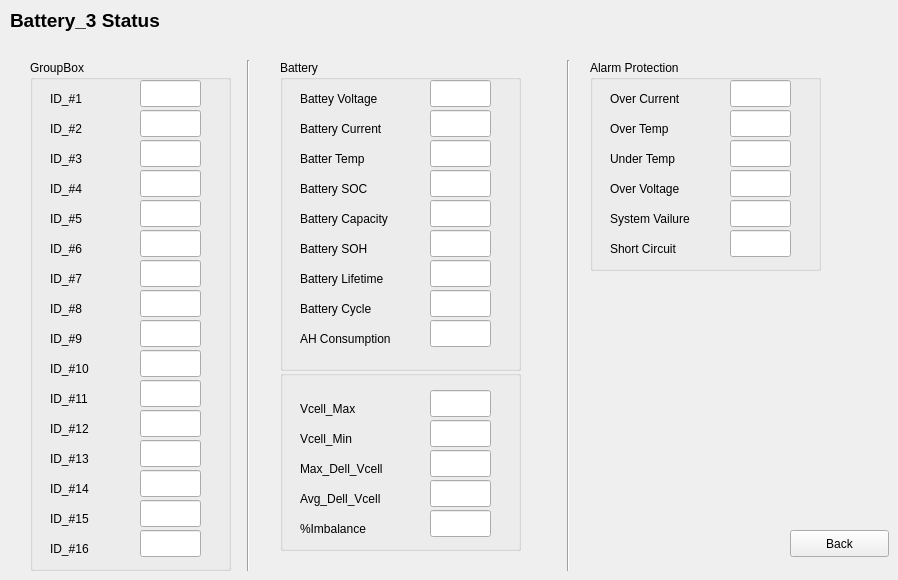
    <widget class="QWidget" name="page_4">
     <widget class="QPushButton" name="pushButton_4">
      <property name="geometry">
       <rect>
        <x>790</x>
        <y>530</y>
        <width>99</width>
        <height>27</height>
       </rect>
      </property>
      <property name="text">
       <string>Back</string>
      </property>
     </widget>
     <widget class="QLabel" name="label_127">
      <property name="geometry">
       <rect>
        <x>10</x>
        <y>10</y>
        <width>161</width>
        <height>21</height>
       </rect>
      </property>
      <property name="font">
       <font>
        <pointsize>14</pointsize>
        <weight>75</weight>
        <bold>true</bold>
       </font>
      </property>
      <property name="text">
       <string>Battery_3 Status</string>
      </property>
     </widget>
     <widget class="Line" name="line_6">
      <property name="geometry">
       <rect>
        <x>560</x>
        <y>60</y>
        <width>16</width>
        <height>511</height>
       </rect>
      </property>
      <property name="orientation">
       <enum>Qt::Vertical</enum>
      </property>
     </widget>
     <widget class="QGroupBox" name="groupBox_18">
      <property name="geometry">
       <rect>
        <x>280</x>
        <y>370</y>
        <width>241</width>
        <height>181</height>
       </rect>
      </property>
      <property name="title">
       <string/>
      </property>
      <widget class="QLabel" name="label_128">
       <property name="geometry">
        <rect>
         <x>20</x>
         <y>30</y>
         <width>121</width>
         <height>17</height>
        </rect>
       </property>
       <property name="text">
        <string>Vcell_Max</string>
       </property>
      </widget>
      <widget class="QLabel" name="label_129">
       <property name="geometry">
        <rect>
         <x>20</x>
         <y>60</y>
         <width>101</width>
         <height>17</height>
        </rect>
       </property>
       <property name="text">
        <string>Vcell_Min</string>
       </property>
      </widget>
      <widget class="QLabel" name="label_130">
       <property name="geometry">
        <rect>
         <x>20</x>
         <y>90</y>
         <width>111</width>
         <height>17</height>
        </rect>
       </property>
       <property name="text">
        <string>Max_Dell_Vcell</string>
       </property>
      </widget>
      <widget class="QLabel" name="label_131">
       <property name="geometry">
        <rect>
         <x>20</x>
         <y>120</y>
         <width>111</width>
         <height>17</height>
        </rect>
       </property>
       <property name="text">
        <string>Avg_Dell_Vcell</string>
       </property>
      </widget>
      <widget class="QLabel" name="label_132">
       <property name="geometry">
        <rect>
         <x>20</x>
         <y>150</y>
         <width>121</width>
         <height>17</height>
        </rect>
       </property>
       <property name="text">
        <string>%Imbalance</string>
       </property>
      </widget>
      <widget class="QLineEdit" name="lineEdit_109">
       <property name="geometry">
        <rect>
         <x>150</x>
         <y>20</y>
         <width>61</width>
         <height>27</height>
        </rect>
       </property>
      </widget>
      <widget class="QLineEdit" name="lineEdit_110">
       <property name="geometry">
        <rect>
         <x>150</x>
         <y>50</y>
         <width>61</width>
         <height>27</height>
        </rect>
       </property>
      </widget>
      <widget class="QLineEdit" name="lineEdit_111">
       <property name="geometry">
        <rect>
         <x>150</x>
         <y>80</y>
         <width>61</width>
         <height>27</height>
        </rect>
       </property>
      </widget>
      <widget class="QLineEdit" name="lineEdit_112">
       <property name="geometry">
        <rect>
         <x>150</x>
         <y>110</y>
         <width>61</width>
         <height>27</height>
        </rect>
       </property>
      </widget>
      <widget class="QLineEdit" name="lineEdit_113">
       <property name="geometry">
        <rect>
         <x>150</x>
         <y>140</y>
         <width>61</width>
         <height>27</height>
        </rect>
       </property>
      </widget>
     </widget>
     <widget class="QGroupBox" name="groupBox_19">
      <property name="geometry">
       <rect>
        <x>30</x>
        <y>60</y>
        <width>201</width>
        <height>511</height>
       </rect>
      </property>
      <property name="title">
       <string>GroupBox</string>
      </property>
      <widget class="QLabel" name="label_133">
       <property name="geometry">
        <rect>
         <x>20</x>
         <y>30</y>
         <width>121</width>
         <height>17</height>
        </rect>
       </property>
       <property name="text">
        <string>ID_#1</string>
       </property>
      </widget>
      <widget class="QLabel" name="label_134">
       <property name="geometry">
        <rect>
         <x>20</x>
         <y>60</y>
         <width>101</width>
         <height>17</height>
        </rect>
       </property>
       <property name="text">
        <string>ID_#2</string>
       </property>
      </widget>
      <widget class="QLabel" name="label_135">
       <property name="geometry">
        <rect>
         <x>20</x>
         <y>90</y>
         <width>111</width>
         <height>17</height>
        </rect>
       </property>
       <property name="text">
        <string>ID_#3</string>
       </property>
      </widget>
      <widget class="QLabel" name="label_136">
       <property name="geometry">
        <rect>
         <x>20</x>
         <y>120</y>
         <width>111</width>
         <height>17</height>
        </rect>
       </property>
       <property name="text">
        <string>ID_#4</string>
       </property>
      </widget>
      <widget class="QLabel" name="label_137">
       <property name="geometry">
        <rect>
         <x>20</x>
         <y>150</y>
         <width>121</width>
         <height>17</height>
        </rect>
       </property>
       <property name="text">
        <string>ID_#5</string>
       </property>
      </widget>
      <widget class="QLineEdit" name="lineEdit_114">
       <property name="geometry">
        <rect>
         <x>110</x>
         <y>20</y>
         <width>61</width>
         <height>27</height>
        </rect>
       </property>
      </widget>
      <widget class="QLineEdit" name="lineEdit_115">
       <property name="geometry">
        <rect>
         <x>110</x>
         <y>50</y>
         <width>61</width>
         <height>27</height>
        </rect>
       </property>
      </widget>
      <widget class="QLineEdit" name="lineEdit_116">
       <property name="geometry">
        <rect>
         <x>110</x>
         <y>80</y>
         <width>61</width>
         <height>27</height>
        </rect>
       </property>
      </widget>
      <widget class="QLineEdit" name="lineEdit_117">
       <property name="geometry">
        <rect>
         <x>110</x>
         <y>110</y>
         <width>61</width>
         <height>27</height>
        </rect>
       </property>
      </widget>
      <widget class="QLineEdit" name="lineEdit_118">
       <property name="geometry">
        <rect>
         <x>110</x>
         <y>140</y>
         <width>61</width>
         <height>27</height>
        </rect>
       </property>
      </widget>
      <widget class="QLabel" name="label_138">
       <property name="geometry">
        <rect>
         <x>20</x>
         <y>180</y>
         <width>121</width>
         <height>17</height>
        </rect>
       </property>
       <property name="text">
        <string>ID_#6</string>
       </property>
      </widget>
      <widget class="QLabel" name="label_139">
       <property name="geometry">
        <rect>
         <x>20</x>
         <y>210</y>
         <width>121</width>
         <height>17</height>
        </rect>
       </property>
       <property name="text">
        <string>ID_#7</string>
       </property>
      </widget>
      <widget class="QLabel" name="label_140">
       <property name="geometry">
        <rect>
         <x>20</x>
         <y>240</y>
         <width>121</width>
         <height>17</height>
        </rect>
       </property>
       <property name="text">
        <string>ID_#8</string>
       </property>
      </widget>
      <widget class="QLabel" name="label_141">
       <property name="geometry">
        <rect>
         <x>20</x>
         <y>270</y>
         <width>121</width>
         <height>17</height>
        </rect>
       </property>
       <property name="text">
        <string>ID_#9</string>
       </property>
      </widget>
      <widget class="QLabel" name="label_142">
       <property name="geometry">
        <rect>
         <x>20</x>
         <y>300</y>
         <width>121</width>
         <height>17</height>
        </rect>
       </property>
       <property name="text">
        <string>ID_#10</string>
       </property>
      </widget>
      <widget class="QLabel" name="label_143">
       <property name="geometry">
        <rect>
         <x>20</x>
         <y>330</y>
         <width>121</width>
         <height>17</height>
        </rect>
       </property>
       <property name="text">
        <string>ID_#11</string>
       </property>
      </widget>
      <widget class="QLabel" name="label_144">
       <property name="geometry">
        <rect>
         <x>20</x>
         <y>390</y>
         <width>121</width>
         <height>17</height>
        </rect>
       </property>
       <property name="text">
        <string>ID_#13</string>
       </property>
      </widget>
      <widget class="QLabel" name="label_145">
       <property name="geometry">
        <rect>
         <x>20</x>
         <y>360</y>
         <width>121</width>
         <height>17</height>
        </rect>
       </property>
       <property name="text">
        <string>ID_#12</string>
       </property>
      </widget>
      <widget class="QLabel" name="label_146">
       <property name="geometry">
        <rect>
         <x>20</x>
         <y>420</y>
         <width>121</width>
         <height>17</height>
        </rect>
       </property>
       <property name="text">
        <string>ID_#14</string>
       </property>
      </widget>
      <widget class="QLabel" name="label_147">
       <property name="geometry">
        <rect>
         <x>20</x>
         <y>450</y>
         <width>121</width>
         <height>17</height>
        </rect>
       </property>
       <property name="text">
        <string>ID_#15</string>
       </property>
      </widget>
      <widget class="QLabel" name="label_148">
       <property name="geometry">
        <rect>
         <x>20</x>
         <y>480</y>
         <width>121</width>
         <height>17</height>
        </rect>
       </property>
       <property name="text">
        <string>ID_#16</string>
       </property>
      </widget>
      <widget class="QLineEdit" name="lineEdit_119">
       <property name="geometry">
        <rect>
         <x>110</x>
         <y>290</y>
         <width>61</width>
         <height>27</height>
        </rect>
       </property>
      </widget>
      <widget class="QLineEdit" name="lineEdit_120">
       <property name="geometry">
        <rect>
         <x>110</x>
         <y>230</y>
         <width>61</width>
         <height>27</height>
        </rect>
       </property>
      </widget>
      <widget class="QLineEdit" name="lineEdit_121">
       <property name="geometry">
        <rect>
         <x>110</x>
         <y>260</y>
         <width>61</width>
         <height>27</height>
        </rect>
       </property>
      </widget>
      <widget class="QLineEdit" name="lineEdit_122">
       <property name="geometry">
        <rect>
         <x>110</x>
         <y>170</y>
         <width>61</width>
         <height>27</height>
        </rect>
       </property>
      </widget>
      <widget class="QLineEdit" name="lineEdit_123">
       <property name="geometry">
        <rect>
         <x>110</x>
         <y>200</y>
         <width>61</width>
         <height>27</height>
        </rect>
       </property>
      </widget>
      <widget class="QLineEdit" name="lineEdit_124">
       <property name="geometry">
        <rect>
         <x>110</x>
         <y>440</y>
         <width>61</width>
         <height>27</height>
        </rect>
       </property>
      </widget>
      <widget class="QLineEdit" name="lineEdit_125">
       <property name="geometry">
        <rect>
         <x>110</x>
         <y>380</y>
         <width>61</width>
         <height>27</height>
        </rect>
       </property>
      </widget>
      <widget class="QLineEdit" name="lineEdit_126">
       <property name="geometry">
        <rect>
         <x>110</x>
         <y>410</y>
         <width>61</width>
         <height>27</height>
        </rect>
       </property>
      </widget>
      <widget class="QLineEdit" name="lineEdit_127">
       <property name="geometry">
        <rect>
         <x>110</x>
         <y>320</y>
         <width>61</width>
         <height>27</height>
        </rect>
       </property>
      </widget>
      <widget class="QLineEdit" name="lineEdit_128">
       <property name="geometry">
        <rect>
         <x>110</x>
         <y>350</y>
         <width>61</width>
         <height>27</height>
        </rect>
       </property>
      </widget>
      <widget class="QLineEdit" name="lineEdit_129">
       <property name="geometry">
        <rect>
         <x>110</x>
         <y>470</y>
         <width>61</width>
         <height>27</height>
        </rect>
       </property>
      </widget>
     </widget>
     <widget class="QGroupBox" name="groupBox_20">
      <property name="geometry">
       <rect>
        <x>590</x>
        <y>60</y>
        <width>231</width>
        <height>211</height>
       </rect>
      </property>
      <property name="title">
       <string>Alarm Protection</string>
      </property>
      <widget class="QLabel" name="label_149">
       <property name="geometry">
        <rect>
         <x>20</x>
         <y>30</y>
         <width>121</width>
         <height>17</height>
        </rect>
       </property>
       <property name="text">
        <string>Over Current</string>
       </property>
      </widget>
      <widget class="QLabel" name="label_150">
       <property name="geometry">
        <rect>
         <x>20</x>
         <y>60</y>
         <width>101</width>
         <height>17</height>
        </rect>
       </property>
       <property name="text">
        <string>Over Temp</string>
       </property>
      </widget>
      <widget class="QLabel" name="label_151">
       <property name="geometry">
        <rect>
         <x>20</x>
         <y>90</y>
         <width>111</width>
         <height>17</height>
        </rect>
       </property>
       <property name="text">
        <string>Under Temp</string>
       </property>
      </widget>
      <widget class="QLabel" name="label_152">
       <property name="geometry">
        <rect>
         <x>20</x>
         <y>120</y>
         <width>111</width>
         <height>17</height>
        </rect>
       </property>
       <property name="text">
        <string>Over Voltage</string>
       </property>
      </widget>
      <widget class="QLabel" name="label_153">
       <property name="geometry">
        <rect>
         <x>20</x>
         <y>150</y>
         <width>121</width>
         <height>17</height>
        </rect>
       </property>
       <property name="text">
        <string>System Vailure</string>
       </property>
      </widget>
      <widget class="QLabel" name="label_154">
       <property name="geometry">
        <rect>
         <x>20</x>
         <y>180</y>
         <width>121</width>
         <height>17</height>
        </rect>
       </property>
       <property name="text">
        <string>Short Circuit</string>
       </property>
      </widget>
      <widget class="QLineEdit" name="lineEdit_130">
       <property name="geometry">
        <rect>
         <x>140</x>
         <y>20</y>
         <width>61</width>
         <height>27</height>
        </rect>
       </property>
      </widget>
      <widget class="QLineEdit" name="lineEdit_131">
       <property name="geometry">
        <rect>
         <x>140</x>
         <y>50</y>
         <width>61</width>
         <height>27</height>
        </rect>
       </property>
      </widget>
      <widget class="QLineEdit" name="lineEdit_132">
       <property name="geometry">
        <rect>
         <x>140</x>
         <y>80</y>
         <width>61</width>
         <height>27</height>
        </rect>
       </property>
      </widget>
      <widget class="QLineEdit" name="lineEdit_133">
       <property name="geometry">
        <rect>
         <x>140</x>
         <y>110</y>
         <width>61</width>
         <height>27</height>
        </rect>
       </property>
      </widget>
      <widget class="QLineEdit" name="lineEdit_134">
       <property name="geometry">
        <rect>
         <x>140</x>
         <y>140</y>
         <width>61</width>
         <height>27</height>
        </rect>
       </property>
      </widget>
      <widget class="QLineEdit" name="lineEdit_135">
       <property name="geometry">
        <rect>
         <x>140</x>
         <y>170</y>
         <width>61</width>
         <height>27</height>
        </rect>
       </property>
      </widget>
     </widget>
     <widget class="QGroupBox" name="groupBox_21">
      <property name="geometry">
       <rect>
        <x>280</x>
        <y>60</y>
        <width>241</width>
        <height>311</height>
       </rect>
      </property>
      <property name="title">
       <string>Battery</string>
      </property>
      <widget class="QLabel" name="label_155">
       <property name="geometry">
        <rect>
         <x>20</x>
         <y>30</y>
         <width>121</width>
         <height>17</height>
        </rect>
       </property>
       <property name="text">
        <string>Battey Voltage</string>
       </property>
      </widget>
      <widget class="QLabel" name="label_156">
       <property name="geometry">
        <rect>
         <x>20</x>
         <y>60</y>
         <width>141</width>
         <height>17</height>
        </rect>
       </property>
       <property name="text">
        <string>Battery Current</string>
       </property>
      </widget>
      <widget class="QLabel" name="label_157">
       <property name="geometry">
        <rect>
         <x>20</x>
         <y>90</y>
         <width>111</width>
         <height>17</height>
        </rect>
       </property>
       <property name="text">
        <string>Batter Temp</string>
       </property>
      </widget>
      <widget class="QLabel" name="label_158">
       <property name="geometry">
        <rect>
         <x>20</x>
         <y>120</y>
         <width>111</width>
         <height>17</height>
        </rect>
       </property>
       <property name="text">
        <string>Battery SOC</string>
       </property>
      </widget>
      <widget class="QLabel" name="label_159">
       <property name="geometry">
        <rect>
         <x>20</x>
         <y>150</y>
         <width>141</width>
         <height>17</height>
        </rect>
       </property>
       <property name="text">
        <string>Battery Capacity</string>
       </property>
      </widget>
      <widget class="QLabel" name="label_160">
       <property name="geometry">
        <rect>
         <x>20</x>
         <y>180</y>
         <width>141</width>
         <height>17</height>
        </rect>
       </property>
       <property name="text">
        <string>Battery SOH</string>
       </property>
      </widget>
      <widget class="QLabel" name="label_161">
       <property name="geometry">
        <rect>
         <x>20</x>
         <y>210</y>
         <width>141</width>
         <height>17</height>
        </rect>
       </property>
       <property name="text">
        <string>Battery Lifetime</string>
       </property>
      </widget>
      <widget class="QLabel" name="label_162">
       <property name="geometry">
        <rect>
         <x>20</x>
         <y>240</y>
         <width>141</width>
         <height>17</height>
        </rect>
       </property>
       <property name="text">
        <string>Battery Cycle</string>
       </property>
      </widget>
      <widget class="QLabel" name="label_163">
       <property name="geometry">
        <rect>
         <x>20</x>
         <y>270</y>
         <width>141</width>
         <height>17</height>
        </rect>
       </property>
       <property name="text">
        <string>AH Consumption</string>
       </property>
      </widget>
      <widget class="QLineEdit" name="lineEdit_136">
       <property name="geometry">
        <rect>
         <x>150</x>
         <y>20</y>
         <width>61</width>
         <height>27</height>
        </rect>
       </property>
      </widget>
      <widget class="QLineEdit" name="lineEdit_137">
       <property name="geometry">
        <rect>
         <x>150</x>
         <y>50</y>
         <width>61</width>
         <height>27</height>
        </rect>
       </property>
      </widget>
      <widget class="QLineEdit" name="lineEdit_138">
       <property name="geometry">
        <rect>
         <x>150</x>
         <y>80</y>
         <width>61</width>
         <height>27</height>
        </rect>
       </property>
      </widget>
      <widget class="QLineEdit" name="lineEdit_139">
       <property name="geometry">
        <rect>
         <x>150</x>
         <y>110</y>
         <width>61</width>
         <height>27</height>
        </rect>
       </property>
      </widget>
      <widget class="QLineEdit" name="lineEdit_140">
       <property name="geometry">
        <rect>
         <x>150</x>
         <y>140</y>
         <width>61</width>
         <height>27</height>
        </rect>
       </property>
      </widget>
      <widget class="QLineEdit" name="lineEdit_141">
       <property name="geometry">
        <rect>
         <x>150</x>
         <y>170</y>
         <width>61</width>
         <height>27</height>
        </rect>
       </property>
      </widget>
      <widget class="QLineEdit" name="lineEdit_142">
       <property name="geometry">
        <rect>
         <x>150</x>
         <y>200</y>
         <width>61</width>
         <height>27</height>
        </rect>
       </property>
      </widget>
      <widget class="QLineEdit" name="lineEdit_143">
       <property name="geometry">
        <rect>
         <x>150</x>
         <y>230</y>
         <width>61</width>
         <height>27</height>
        </rect>
       </property>
      </widget>
      <widget class="QLineEdit" name="lineEdit_144">
       <property name="geometry">
        <rect>
         <x>150</x>
         <y>260</y>
         <width>61</width>
         <height>27</height>
        </rect>
       </property>
      </widget>
     </widget>
     <widget class="Line" name="line_7">
      <property name="geometry">
       <rect>
        <x>240</x>
        <y>60</y>
        <width>16</width>
        <height>511</height>
       </rect>
      </property>
      <property name="orientation">
       <enum>Qt::Vertical</enum>
      </property>
     </widget>
    </widget>
